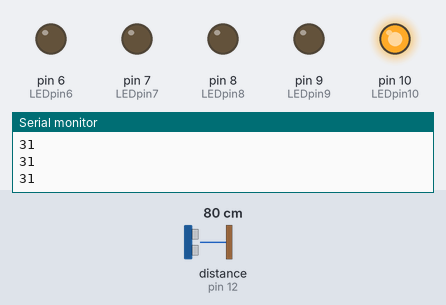
Simulated run of this sketch. Board: Arduino Uno, built with avr-gcc and run on an emulated ATmega328P. On the bench: output pins drawn as LEDs (lit = HIGH), the last lines printed to the serial monitor. Wiring (inferred from the names in the program): ultrasonic range finder: trigger pin 11; echo pin 12. The test bench sets the inputs (shaded band); at power-on: distance to the obstacle (sensor on pin 12) 80 cm. The echo pulse lasts 58.3 µs per cm; pins used as bus, display or sensor lines are not drawn.

Above: at 1.2 s.
1.3 s: distance to the obstacle (sensor on pin 12) set to 52 cm
2.8 s: distance to the obstacle (sensor on pin 12) set to 45 cm
At 4.3 s:
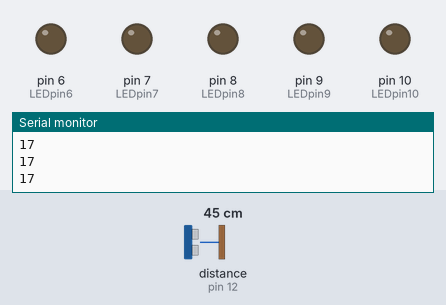
5.8 s: distance to the obstacle (sensor on pin 12) set to 120 cm
At 6.9 s:
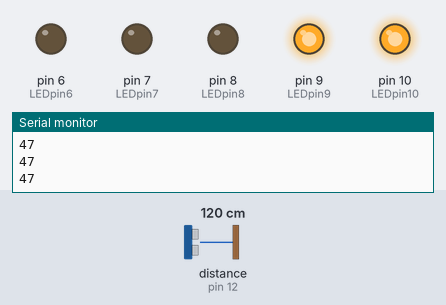
7.3 s: distance to the obstacle (sensor on pin 12) set to 127 cm
8.8 s: distance to the obstacle (sensor on pin 12) set to 136 cm
At 9.5 s:
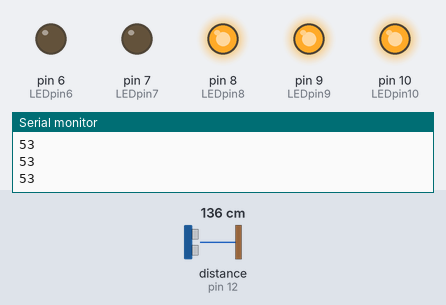
10.3 s: distance to the obstacle (sensor on pin 12) set to 2 cm
At 11.3 s:
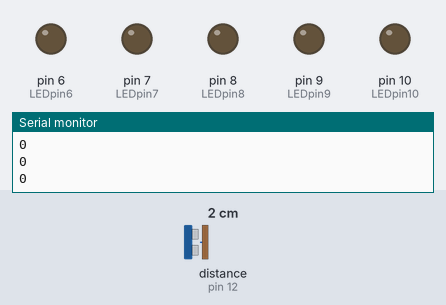
Timing chart, 0 to 12.8 s (numbered marks = the images above; inputs shaded):
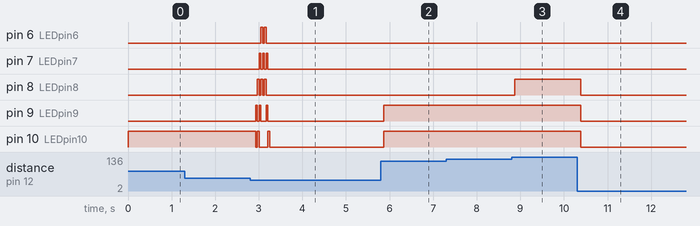

The sketch:

distance_sensor_orig.ino
```cpp
int trigPin = 11;    // Trigger
int echoPin = 12;    // Echo
int LEDpin10 = 10;    // LED output
int LEDpin9 = 9;
int LEDpin8 = 8;
int LEDpin7 = 7;
int LEDpin6 = 6;
long inches;
int delay_ms = 200;
int flash = 1;
//int flosh = 1;
int dlay = 40;
int dlay_start = 0;
int current_ms = millis();
int s_unknown = 0;
int state = s_unknown;

void set_lights(int pin6, int pin7, int pin8, int pin9, bool pin10)
{
    digitalWrite(LEDpin10, pin10);
    digitalWrite(LEDpin9, pin9);
    digitalWrite(LEDpin8, pin8);
    digitalWrite(LEDpin7, pin7);
    digitalWrite(LEDpin6, pin6);
}


// the setup function runs once when you press reset or power the board
void setup() {
  // initialize digital pin LED_BUILTIN as an output.
  pinMode(LEDpin10, OUTPUT);
    //Serial Port begin
  Serial.begin (57000);

  //Define inputs and outputs
  pinMode(trigPin, OUTPUT);
  pinMode(echoPin, INPUT);
  pinMode(LEDpin10, OUTPUT);
  pinMode(LEDpin9, OUTPUT);
  pinMode(LEDpin8, OUTPUT);
  pinMode(LEDpin7, OUTPUT);
  pinMode(LEDpin6, OUTPUT);

  inches = 25;
}

// the loop function runs over and over again forever
void loop() {

  float duration, cm;

  current_ms = millis();
  //Serial.print(current_ms);

  if (inches > 105)
  {
    set_lights(LOW, LOW, LOW, LOW, LOW);
  }

  else if ((inches > 85) && (inches <= 102))
  {
    set_lights(HIGH, HIGH, HIGH, HIGH, HIGH);
  }
  else if ((inches > 68) && (inches <= 85))
  {
    set_lights(LOW, HIGH, HIGH, HIGH, HIGH);
  }
  else if ((inches > 51) && (inches <= 68))
  {
    set_lights(LOW, LOW, HIGH, HIGH, HIGH);
  }
  else if ((inches > 34) && (inches <= 51))
  {
    set_lights(LOW, LOW, LOW, HIGH, HIGH);
  }
  else if ((inches > 18) && (inches <= 34))
  {
    set_lights(LOW, LOW, LOW, LOW, HIGH);
    flash = 1;
  }
  else
   {
    set_lights(LOW, LOW, LOW, LOW, LOW);
   }

  if ((1 == flash) && (inches <= 18))
   {
    digitalWrite(LEDpin10, HIGH);
    delay(dlay);
    digitalWrite(LEDpin10, LOW);
    digitalWrite(LEDpin9, HIGH);
    delay(dlay);
    digitalWrite(LEDpin9, LOW);
    digitalWrite(LEDpin8, HIGH);
    digitalWrite(LEDpin10, HIGH);
    delay(dlay);
    digitalWrite(LEDpin8, LOW);
    digitalWrite(LEDpin10, LOW);
    digitalWrite(LEDpin7, HIGH);
    digitalWrite(LEDpin9, HIGH);
    delay(dlay);
    digitalWrite(LEDpin7, LOW);
    digitalWrite(LEDpin9, LOW);
    digitalWrite(LEDpin6, HIGH);
    digitalWrite(LEDpin8, HIGH);
    delay(dlay);
    digitalWrite(LEDpin6, LOW);
    digitalWrite(LEDpin8, LOW);
    digitalWrite(LEDpin7, HIGH);
    delay(dlay);
    digitalWrite(LEDpin7, LOW);

    digitalWrite(LEDpin8, HIGH);
    digitalWrite(LEDpin6, HIGH);
    delay(dlay);
    digitalWrite(LEDpin8, LOW);
    digitalWrite(LEDpin6, LOW);
    digitalWrite(LEDpin9, HIGH);
    digitalWrite(LEDpin7, HIGH);
    delay(dlay);
    digitalWrite(LEDpin9, LOW);
    digitalWrite(LEDpin7, LOW);
    digitalWrite(LEDpin10, HIGH);
    delay(dlay);
    digitalWrite(LEDpin10, LOW);

    flash = 2;
   }


  digitalWrite(trigPin, LOW);
  delayMicroseconds(5);
  digitalWrite(trigPin, HIGH);
  delayMicroseconds(10);
  digitalWrite(trigPin, LOW);

  // Read the signal from the sensor: a HIGH pulse whose
  // duration is the time (in microseconds) from the sending
  // of the ping to the reception of its echo off of an object.
  pinMode(echoPin, INPUT);
  duration = pulseIn(echoPin, HIGH);

  // Convert the time into a distance
  cm = (duration/2) / 29.1;     // Divide by 29.1 or multiply by 0.0343
  inches = (duration/2) / 74;   // Divide by 74 or multiply by 0.0135

  Serial.println(inches);

  delay(50);
}
```

Measured:
- the behaviour switches between 49 and 48 cm on distance to the obstacle (sensor on pin 12) (found by bisection; images 0 and 1)
- the behaviour switches between 132 and 133 cm on distance to the obstacle (sensor on pin 12) (found by bisection; images 2 and 3)
- after the input at 2.8 s, pin 6 (LEDpin6): alternates HIGH for 0.04 s and LOW for 0.04 s, 4 changes in all, then stays LOW, starting after 0.25 s; pin 7 (LEDpin7): alternates HIGH for 0.04 s and LOW for 0.04 s, 6 changes in all, then stays LOW, starting after 0.21 s
- after the input at 5.8 s, pin 9 (LEDpin9), pin 10 (LEDpin10): LOW → HIGH after 0.06 s
- after the input at 8.8 s, pin 8 (LEDpin8): LOW → HIGH after 0.07 s
- after the input at 10.3 s, pin 8 (LEDpin8), pin 9 (LEDpin9), pin 10 (LEDpin10): HIGH → LOW after 0.09 s
